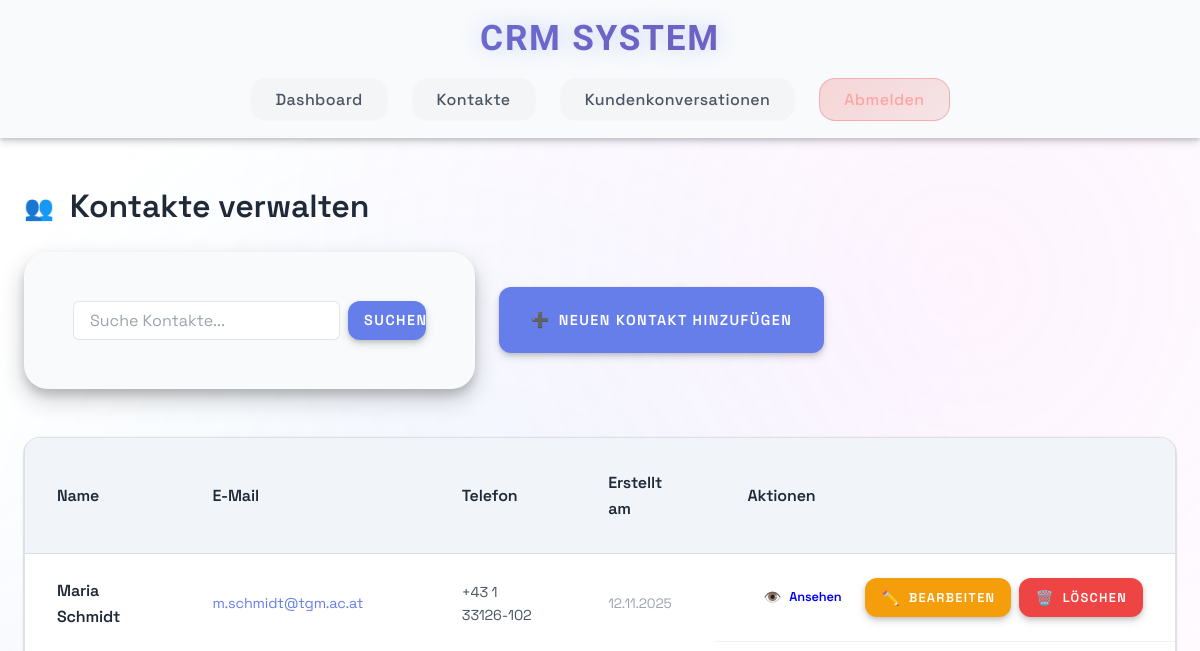
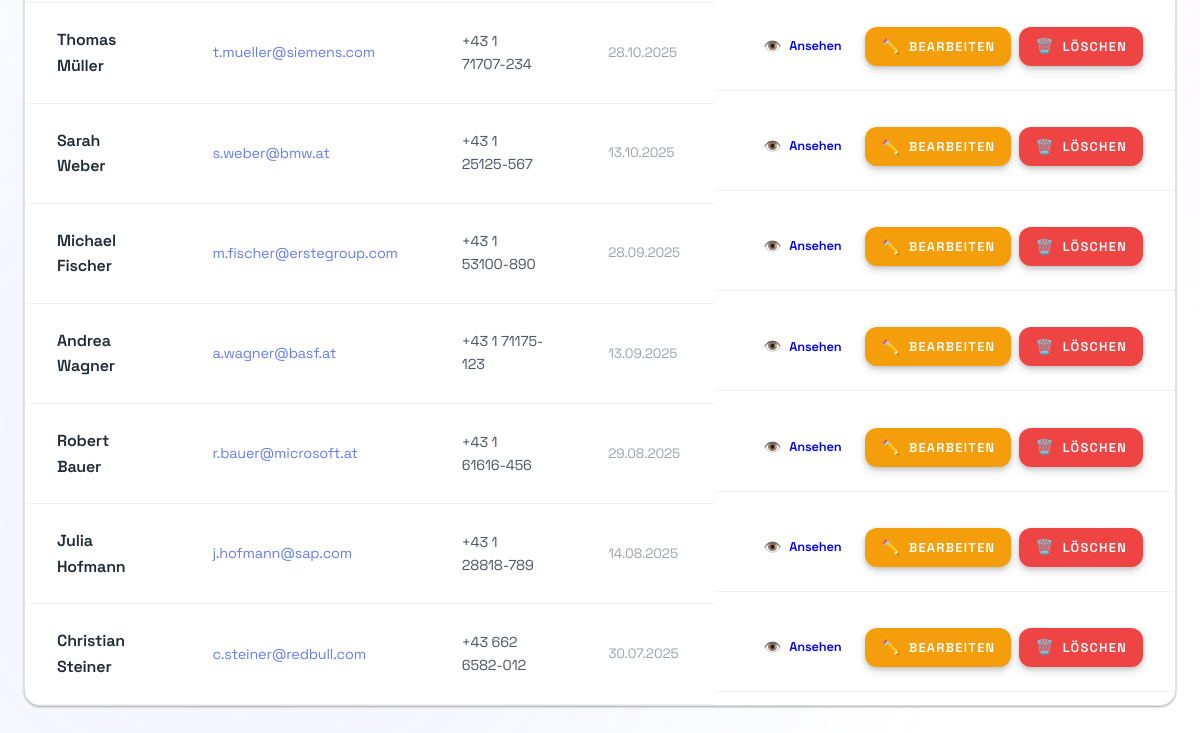
The app's page /customers (signed in), older data (2 pictures, top to bottom).
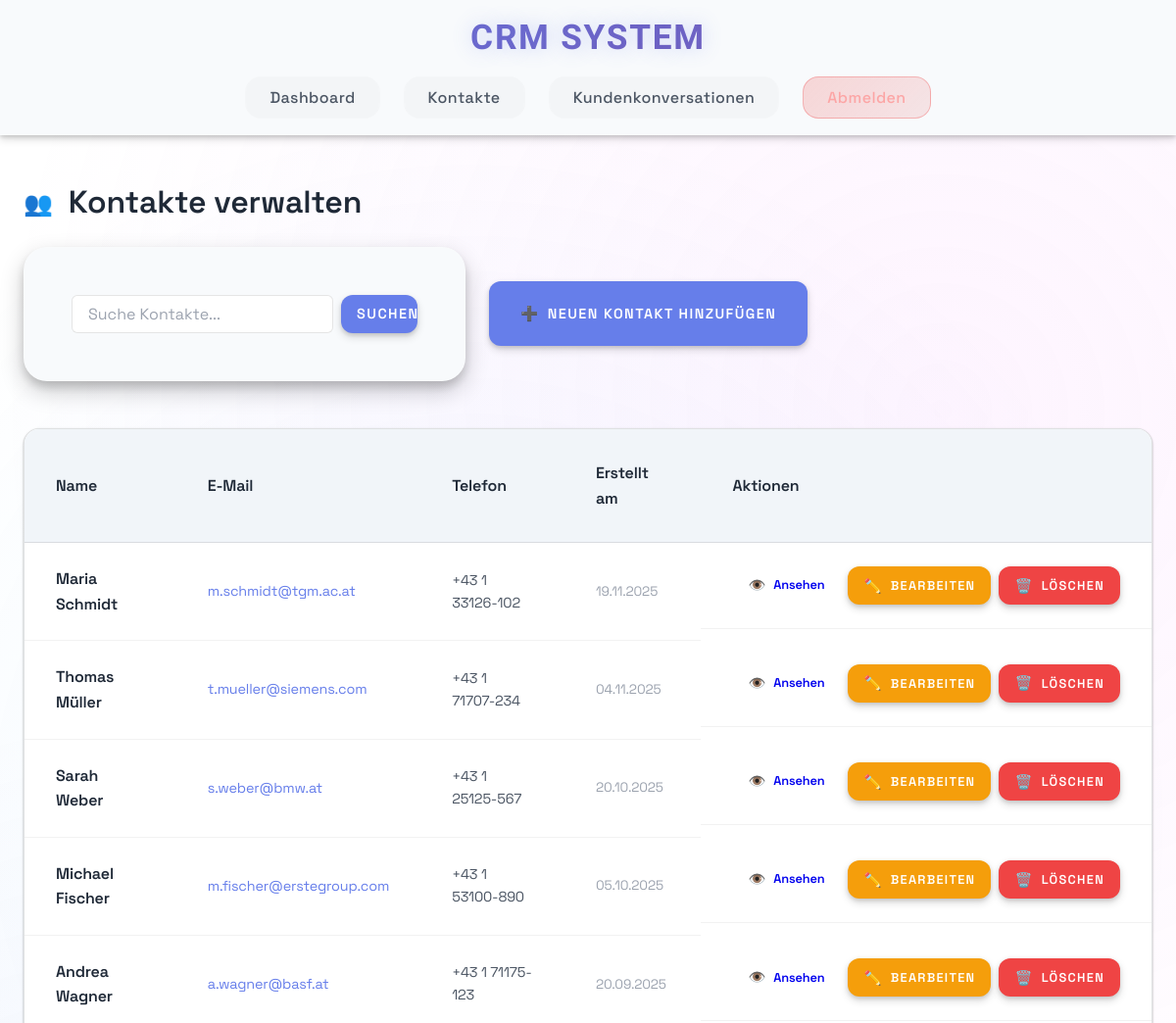
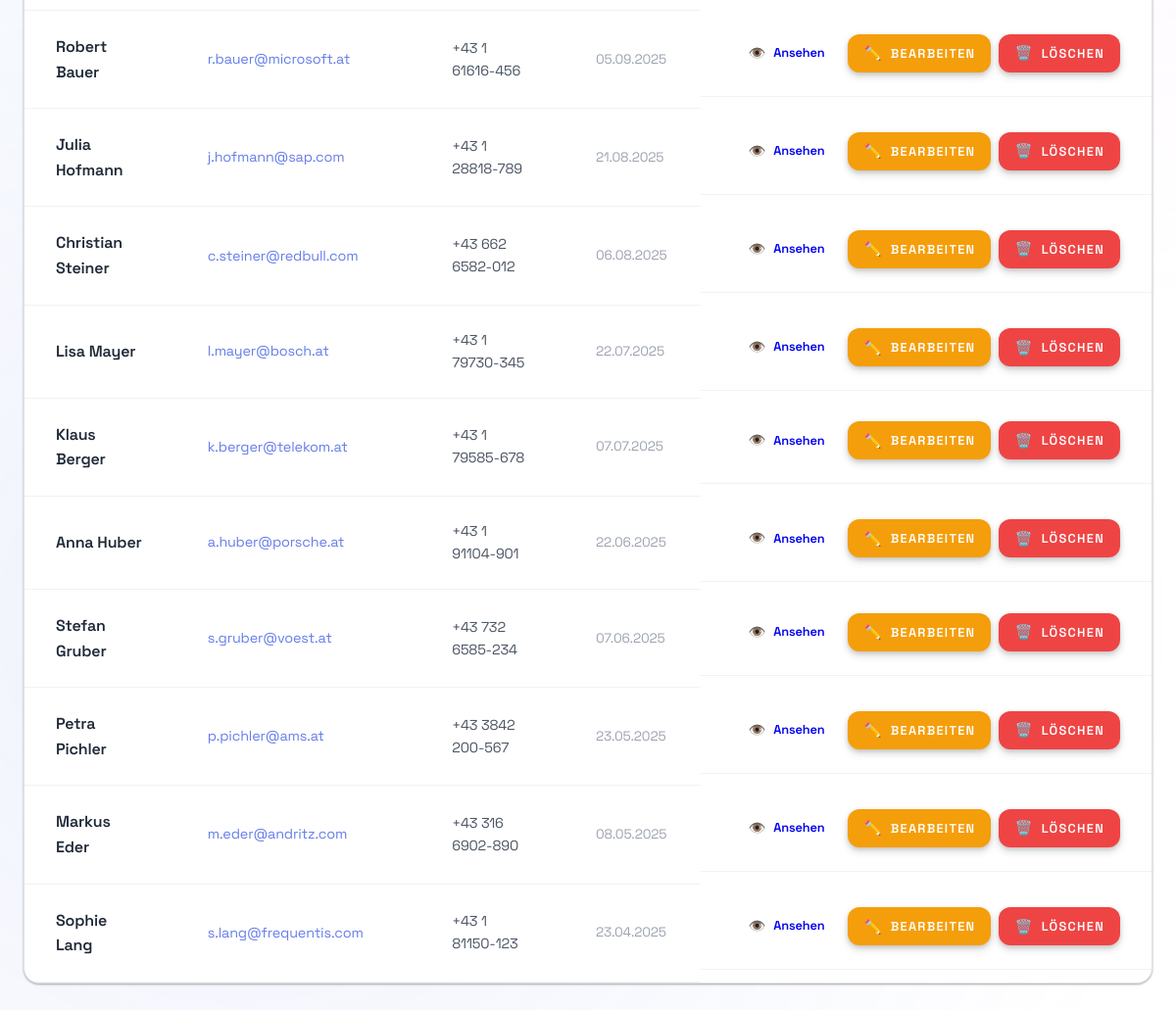
The same page, newer data (2 pictures, top to bottom).
### models.py (models this page shows)
class Customer(db.Model):
    __tablename__ = "customers"
    id = db.Column(Integer, primary_key=True, autoincrement=True)
    first_name = db.Column(String(100), nullable=False)
    last_name = db.Column(String(100), nullable=False)
    email = db.Column(String(255), unique=True)
    phone = db.Column(String(50))
    created_at = db.Column(DateTime, default=datetime.utcnow, nullable=False)
    orders = db.relationship("Order", back_populates="customer", cascade="all, delete-orphan")
    conversations = db.relationship("Conversation", back_populates="customer", cascade="all, delete-orphan")

### app.py (the view, shortened to what this page needs)
@app.route('/customers', methods=['GET', 'POST'])
@login_required
def customers():
    page = request.args.get('page', 1, type=int)
    per_page = 15
    search = request.args.get('search', '').strip()
    customers_query = Customer.query
    customers_pagination = customers_query.order_by(Customer.created_at.desc()).paginate(
        page=page, per_page=per_page, error_out=False
    )
    return render_template('customers.html',
                         customers_pagination=customers_pagination,
                         search=search)

### app.py (called while the page is built)
def format_date(date_obj, with_time=False):
    if not date_obj:
        return 'N/A'
    if with_time:
        return date_obj.strftime('%d.%m.%Y %H:%M')
    return date_obj.strftime('%d.%m.%Y')

@app.template_filter('date')
def date_filter(date_obj):
    return format_date(date_obj)

def login_required(f):
    @wraps(f)
    def decorated_function(*args, **kwargs):
        if 'user_id' not in session:
            flash('Bitte loggen Sie sich zuerst ein')
            return redirect(url_for('index'))
        return f(*args, **kwargs)
    return decorated_function

### templates/customers.html (shortened to what this page needs)
{% extends "base.html" %}
{% block content %}
<div class="page-header">
    <h1><span class="page-icon">👥</span>Kontakte verwalten</h1>
    <div style="display: flex; gap: var(--space-md); align-items: center;">
        <form method="GET" action="{{ url_for('customers') }}" style="display: flex; gap: 0.5rem; margin: 0;">
            <input type="search" name="search" placeholder="Suche Kontakte..." value="{{ search or '' }}" style="padding: 0.5rem 1rem; border-radius: 6px; border: 1px solid rgba(0,0,0,0.1); background: var(--bg-primary); min-width: 250px;">
            <button type="submit" class="btn btn-primary" style="padding: 0.5rem 1rem; margin: 0;">Suchen</button>
        </form>
        <button class="btn btn-primary" onclick="showAddForm()">
            <span class="btn-icon">➕</span>Neuen Kontakt hinzufügen
        </button>
    </div>
</div>
<div class="table-container">
    <table class="data-table">
        <thead>
            <tr>
                <th>Name</th>
                <th>E-Mail</th>
                <th>Telefon</th>
                <th>Erstellt am</th>
                <th>Aktionen</th>
            </tr>
        </thead>
        <tbody>
            {% for customer in customers_pagination.items %}
            <tr>
                <td class="customer-name">{{ customer.first_name }} {{ customer.last_name }}</td>
                <td class="email">{{ customer.email or '-' }}</td>
                <td class="phone">{{ customer.phone or '-' }}</td>
                <td class="date">{{ customer.created_at|date }}</td>
                <td class="actions">
                    <a class="btn btn-small btn-info" href="{{ url_for('customer_detail', customer_id=customer.id) }}">
                        <span class="btn-icon">👁️</span>Ansehen
                    </a>
                    <button class="btn btn-small btn-edit" onclick="editCustomer({{ customer.id }}, '{{ customer.first_name }}', '{{ customer.last_name }}', '{{ customer.email or '' }}', '{{ customer.phone or '' }}')">
                        <span class="btn-icon">✏️</span>Bearbeiten
                    </button>
                    <button class="btn btn-small btn-danger" onclick="deleteCustomer({{ customer.id }}, '{{ customer.first_name }} {{ customer.last_name }}')">
                        <span class="btn-icon">🗑️</span>Löschen
                    </button>
                </td>
            </tr>
            {% else %}
            <tr>
                <td colspan="5" class="empty-state">Keine Kontakte gefunden. Fügen Sie den ersten Kontakt hinzu!</td>
            </tr>
            {% endfor %}
        </tbody>
    </table>
</div>
{% endblock %}

### templates/base.html (shortened to what this page needs)
<!DOCTYPE html>
<html>
<head>
    <link rel="stylesheet" href="{{ url_for('static', filename='style.css') }}">
</head>
<body>
<header>
    <h1>CRM System</h1>
    <nav>
        <a href="{{ url_for('mainview') }}">Dashboard</a>
        <a href="{{ url_for('customers') }}">Kontakte</a>
    <a href="{{ url_for('conversations') }}">Kundenkonversationen</a>
        <a href="{{ url_for('logout') }}" class="logout-btn">Abmelden</a>
    </nav>
</header>
<main>
    {% block content %}{% endblock %}
</main>
</body>
</html>

### templates/customers.html (style rules this page uses)
.page-header { display: flex; justify-content: space-between; align-items: center; margin-bottom: var(--space-xl); flex-wrap: wrap; gap: var(--space-md); }
.page-header h1 { display: flex; align-items: center; gap: var(--space-sm); margin: 0; color: var(--text-primary); font-family: var(--font-display); }
.page-icon { font-size: 1.5rem; }
.btn { display: inline-flex; align-items: center; gap: var(--space-xs); padding: var(--space-md) var(--space-lg); border: none; border-radius: var(--radius-md); font-size: 0.9rem; font-weight: 600; cursor: pointer; text-decoration: none; transition: all 0.3s ease; font-family: var(--font-body); }
.btn-primary { background: var(--primary-solid); color: white; }
.btn-danger { background: #ef4444; color: white; }
.btn-edit { background: #f59e0b; color: white; }
.btn-small { padding: var(--space-xs) var(--space-sm); font-size: 0.8rem; }
.btn-icon { font-size: 0.9rem; }
.table-container { background: var(--bg-secondary); border-radius: var(--radius-lg); border: 1px solid rgba(0, 0, 0, 0.1); overflow: hidden; box-shadow: var(--shadow-sm); }
.data-table { width: 100%; border-collapse: collapse; background: var(--bg-primary); }
.data-table thead { background: var(--bg-tertiary); }
.data-table th { padding: var(--space-lg); text-align: left; font-weight: 600; color: var(--text-primary); border-bottom: 1px solid rgba(0, 0, 0, 0.1); font-family: var(--font-display); }
.data-table td { padding: var(--space-md) var(--space-lg); border-bottom: 1px solid rgba(0, 0, 0, 0.05); color: var(--text-secondary); vertical-align: middle; }
.customer-name { font-weight: 600; color: var(--text-primary) !important; }
.email { color: var(--primary-solid) !important; font-family: var(--font-mono); font-size: 0.9rem; }
.phone { font-family: var(--font-mono); font-size: 0.9rem; }
.date { color: var(--text-muted) !important; font-family: var(--font-mono); font-size: 0.85rem; }
.actions { display: flex; gap: var(--space-xs); }

Row changes from the older to the newer data that the page shows:
changed Customer "Maria": created_at "12.11.2025" → "19.11.2025"
changed Customer "Thomas": created_at "28.10.2025" → "04.11.2025"
changed Customer "Sarah": created_at "13.10.2025" → "20.10.2025"
changed Customer "Michael": created_at "28.09.2025" → "05.10.2025"
changed Customer "Andrea": created_at "13.09.2025" → "20.09.2025"
changed Customer "Robert": created_at "29.08.2025" → "05.09.2025"
changed Customer "Julia": created_at "14.08.2025" → "21.08.2025"
changed Customer "Christian": created_at "30.07.2025" → "06.08.2025"
added Customer: first_name "Lisa", last_name "Mayer", email "l.mayer@bosch.at", phone "+43 1 79730-345", created_at "22.07.2025"
added Customer: first_name "Klaus", last_name "Berger", email "k.berger@telekom.at", phone "+43 1 79585-678", created_at "07.07.2025"
added Customer: first_name "Anna", last_name "Huber", email "a.huber@porsche.at", phone "+43 1 91104-901", created_at "22.06.2025"
added Customer: first_name "Stefan", last_name "Gruber", email "s.gruber@voest.at", phone "+43 732 6585-234", created_at "07.06.2025"
added Customer: first_name "Petra", last_name "Pichler", email "p.pichler@ams.at", phone "+43 3842 200-567", created_at "23.05.2025"
added Customer: first_name "Markus", last_name "Eder", email "m.eder@andritz.com", phone "+43 316 6902-890", created_at "08.05.2025"
added Customer: first_name "Sophie", last_name "Lang", email "s.lang@frequentis.com", phone "+43 1 81150-123", created_at "23.04.2025"
